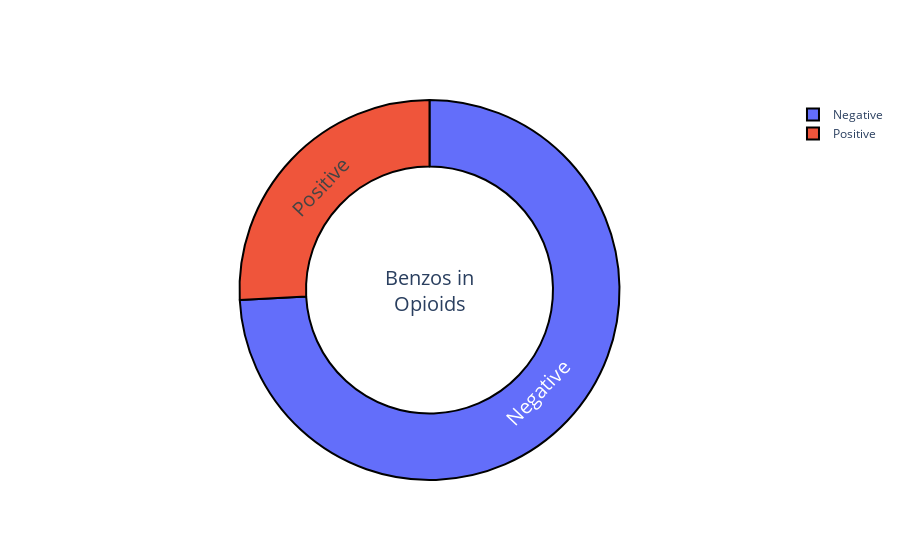

The notebook cell saved with this chart:
### Code cell
total_opioids = df[df['total_opioids'] == 1]

fig = go.Figure(go.Pie(
    labels=total_opioids['total_benzos'].replace({1: "Positive", 0: "Negative"}).value_counts().index,
    values=total_opioids['total_benzos'].value_counts().values,
    hole=0.65
))
fig.update_traces(hoverinfo='value+percent', textinfo='label', textfont_size=20,
                  marker=dict(line=dict(color='#000000', width=2)))
fig.update_layout(
    annotations=[
        dict(text="Benzos in<br>Opioids", x=0.5, y=0.5, font_size=20, showarrow=False)
    ])
fig.show()

### Figure 1 — Plotly figure (JSON) as saved in the notebook; plotly's stock layout.template omitted (floating-point values rounded to 4 significant figures)
{"data": [{"hole": 0.65, "hoverinfo": "value+percent", "labels": ["Negative", "Positive"], "marker": {"line": {"color": "#000000", "width": 2}}, "textfont": {"size": 20}, "textinfo": "label", "type": "pie", "values": [18408, 6412]}], "layout": {"annotations": [{"font": {"size": 20}, "showarrow": false, "text": "Benzos in<br>Opioids", "x": 0.5, "y": 0.5}]}}
